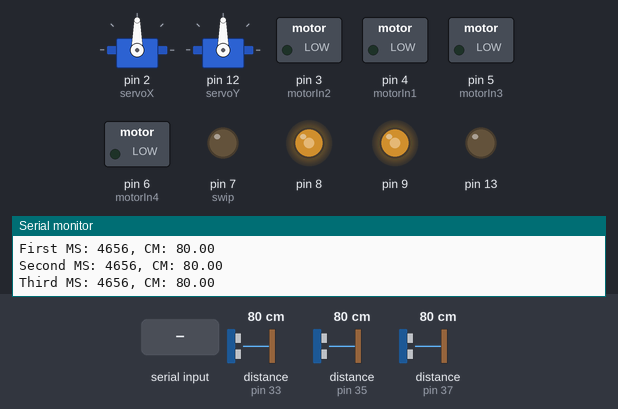
The sketch below on a simulated Arduino Mega 2560, built with avr-gcc and run on an emulated ATmega2560. On the bench: 2 × servo, switched loads named in the sketch (green lamp = pin HIGH), output pins drawn as LEDs (lit = HIGH), the last lines printed to the serial monitor. Dashed ring = blinking. Inputs (shaded band) come from the test bench; at power-on: distance to the obstacle (sensors on pin 33, pin 35, pin 37) 80 cm. The echo pulse lasts 58.3 µs per cm.

Above: at 1.2 s.
1.3 s: distance to the obstacle (sensor on pin 33) set to 12 cm
2.8 s: distance to the obstacle (sensor on pin 33) set to 9 cm
At 3.69 s:
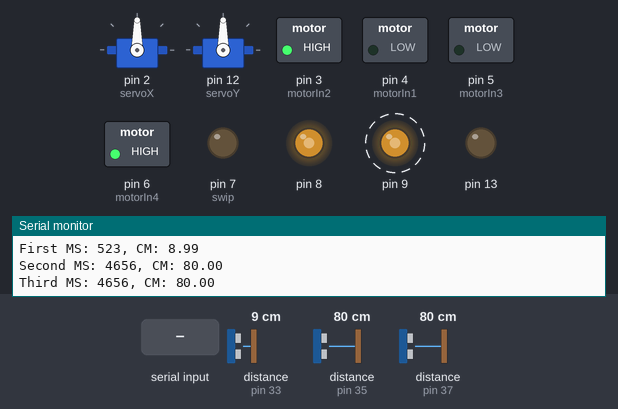
5.8 s: distance to the obstacle (sensor on pin 35) set to 12 cm
At 5.88 s:
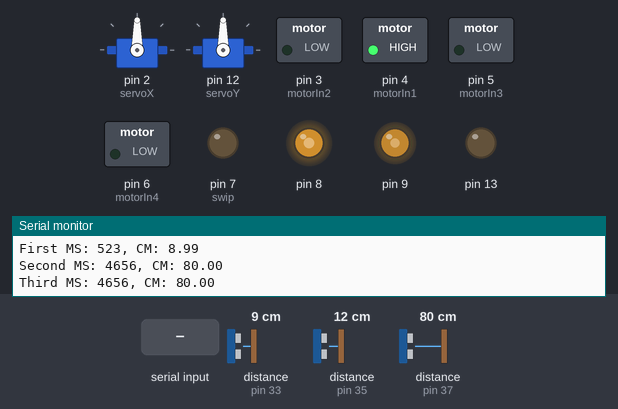
8.8 s: distance to the obstacle (sensor on pin 35) set to 9 cm
At 9.91 s:
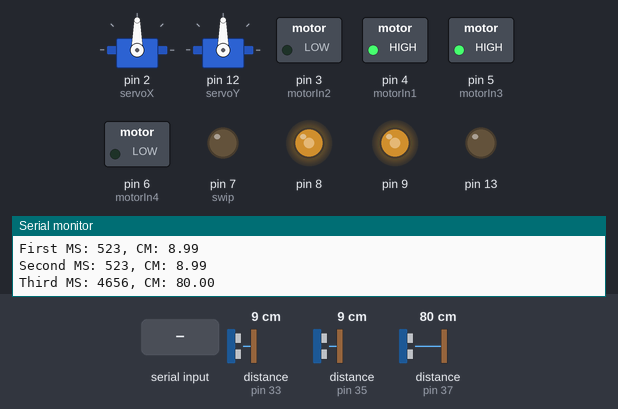
11.8 s: "a" received over the second serial link
At 12.69 s:
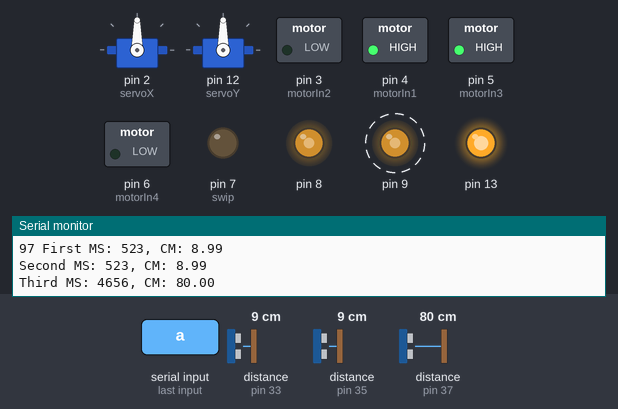
14.8 s: distance to the obstacle (sensor on pin 37) set to 2 cm
Timing chart, 0 to 18.8 s (numbered marks = the images above; inputs shaded):
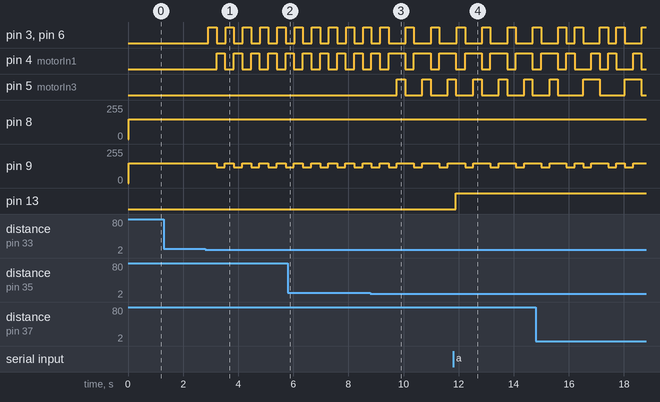

The sketch:

BTCar_with_sonic_4-28_.ino
```cpp
#include <SoftwareSerial.h>
#include <Wire.h>//引用二個函式庫SoftwareSerial及Wire
#include <Servo.h>
#include <Ultrasonic.h>

#define TRIGGER_PIN1  32
#define ECHO_PIN1     33
#define TRIGGER_PIN2  34
#define ECHO_PIN2     35
#define TRIGGER_PIN3  36
#define ECHO_PIN3     37
#define dis           10

SoftwareSerial I2CBT(10,11);//定義PIN10及PIN11分別為RX及TX腳位
//伺服馬達
Servo servoX, servoY;
int valX, posX=1450; // 暫存類比輸入值的變數
int valY, posY=1450;
//直流馬達
const int motorIn1 = 4;
const int motorIn2 = 3;
const int motorIn3 = 5;
const int motorIn4 = 6;
//const int ena = 9;
//int s=150;
const int swip = 7;
Ultrasonic ultrasonic1(TRIGGER_PIN1, ECHO_PIN1);
Ultrasonic ultrasonic2(TRIGGER_PIN2, ECHO_PIN2);
Ultrasonic ultrasonic3(TRIGGER_PIN3, ECHO_PIN3);

void setup() {
   Serial.begin(9600); //Arduino起始鮑率：9600
   I2CBT.begin(9600);
//藍牙鮑率：57600(注意！每個藍牙晶片的鮑率都不太一樣，請務必確認
   pinMode(13, OUTPUT);  //設定 pin13 為輸出，LED就接在這
  //伺服馬達
  servoX.attach(2,500, 2400); // 設定伺服馬達的接腳
  servoY.attach(12,500, 2400);
  servoX.write(90); // 一開始先置中90度
  servoY.write(90); // 一開始先置中90度
  //直流馬達
  pinMode(motorIn1, OUTPUT);
  pinMode(motorIn2, OUTPUT);
  pinMode(motorIn3, OUTPUT);
  pinMode(motorIn4, OUTPUT);
  //pinMode(8, OUTPUT);
  pinMode(swip, OUTPUT);
}

void loop() {
  byte cmmd[20];
  int insize;
  //analogWrite(9, 150);//速度設定
  digitalWrite(swip,LOW);
  //預設刷頭 關
  while(1){
    sonic();
    analogWrite(9, 150);//速度設定
    analogWrite(8, 150);//速度設定
    if ((insize=(I2CBT.available()))>0){  //讀取藍牙訊息
      Serial.print("input size = ");
      Serial.println(insize);
      for (int i=0; i<insize; i++){
        Serial.print(cmmd[i]=char(I2CBT.read()));
        Serial.print(" ");
      }//此段請參考上一篇解釋
    }
    switch (cmmd[0]) { //讀取第一個字
        case 97: //97為"a"的ASCII CODE
           digitalWrite(13,HIGH);  //點亮LED
           break;

        case 98://98為"b"的ASCII CODE
           Serial.println("Get b");
           digitalWrite(13,LOW);   //熄滅LED
           break;
       case 102://102為"f"的ASCII CODE
           forward();
           break;
       case 115://115為"s"的ASCII CODE
           stops();
           break;
       case 107://107為"k"的ASCII CODE b:98
           backward();
           break;
       case 114://114為"r"的ASCII CODE
           right();
           break;
       case 108://108為"l"的ASCII CODE
           left();
           break;
       case 119://119為"w"的ASCII CODE
           /*posX=posX+20;
           if(posX>=2400){
              posX=2400;
           }
           servoX.writeMicroseconds(posX);*/
           servoX.write(110);
           servoY.write(70);
           break;
       case 120://120為"x"的ASCII CODE
           /*posX=posX-20;
           if(posX<=500){
             posX=500;
           }
           servoX.writeMicroseconds(posX);*/
           servoX.write(70);
           servoY.write(110);
           break;
       case 121://121為"y"的ASCII CODE
           /*posY=posY+20;
           if(posY>=2400){
              posY=2400;
           }
           servoY.writeMicroseconds(posY);*/
           servoX.write(110);
           servoY.write(70);
           break;
       case 122://122為"z"的ASCII CODE
           /*posY=posY-20;
           if(posY<=500){
             posY=500;
           }
           servoY.writeMicroseconds(posY);*/
           servoX.write(70);
           servoY.write(110);
           break;
        case 111://111為"o"的ASCII CODE
           //turn on
           digitalWrite(swip,HIGH);
           break;
        case 99://9為"c"的ASCII CODE
           //turn off
           digitalWrite(swip,LOW);
           break;
    } //Switch
  } //while
}//loop

void forward()
{
  analogWrite(9, 150);
  analogWrite(8, 150);
  digitalWrite(motorIn1, HIGH);
  digitalWrite(motorIn2, LOW);
  digitalWrite(motorIn3, HIGH);
  digitalWrite(motorIn4, LOW);
}

void backward()
{
  analogWrite(9, 150);
  analogWrite(8, 150);
  digitalWrite(motorIn1, LOW);
  digitalWrite(motorIn2, HIGH);
  digitalWrite(motorIn3, LOW);
  digitalWrite(motorIn4, HIGH);
}

// Let right motor keep running, but stop left motor
void right()
{
  analogWrite(9, 120);
  digitalWrite(motorIn1, HIGH);
  digitalWrite(motorIn2, LOW);
  digitalWrite(motorIn3, LOW);
  digitalWrite(motorIn4, LOW);
}

// Let left motor keep running, but stop right motor
void left()
{
  analogWrite(9, 120);
  digitalWrite(motorIn1, LOW);
  digitalWrite(motorIn2, LOW);
  digitalWrite(motorIn3, HIGH);
  digitalWrite(motorIn4, LOW);
}
void stops()
{
  digitalWrite(motorIn1, LOW);
  digitalWrite(motorIn2, LOW);
  digitalWrite(motorIn3, LOW);
  digitalWrite(motorIn4, LOW);
}
void sonic(){
  int i=0;
  float cmMsec1, inMsec1;
  float cmMsec2, inMsec2;
  float cmMsec3, inMsec3;
  long microsec1 = ultrasonic1.timing();
  long microsec2 = ultrasonic2.timing();
  long microsec3 = ultrasonic3.timing();

  cmMsec1 = ultrasonic1.convert(microsec1, Ultrasonic::CM);
  cmMsec2 = ultrasonic2.convert(microsec2, Ultrasonic::CM);
  cmMsec3 = ultrasonic3.convert(microsec3, Ultrasonic::CM);

  Serial.print("First MS: ");
  Serial.print(microsec1);
  Serial.print(", CM: ");
  Serial.print(cmMsec1);
  Serial.println( );

  Serial.print("Second MS: ");
  Serial.print(microsec2);
  Serial.print(", CM: ");
  Serial.print(cmMsec2);
  Serial.println( );

  Serial.print("Third MS: ");
  Serial.print(microsec3);
  Serial.print(", CM: ");
  Serial.print(cmMsec3);
  Serial.println( );

  if(cmMsec1<=dis){//左邊超音波
    backward();
    delay(300);
    stops();
    right();
    delay(300);
    stops();
  }
  if(cmMsec3<=dis){//右邊超音波
    backward();
    delay(300);
    stops();
    left();
    delay(300);
    stops();
  }
  if(cmMsec2<=dis){//後面超音波
    forward();
    delay(300);
    stops();
  }
}
```

Measured:
- the behaviour switches between 11 and 10 cm on distance to the obstacle (sensor on pin 33) (found by bisection; images 0 and 1)
- the behaviour switches between 11 and 10 cm on distance to the obstacle (sensor on pin 35) (found by bisection; images 2 and 3)
- after the input at 2.8 s, pin 3 (motorIn2), pin 6 (motorIn4): alternates HIGH for 0.30 s and LOW for 0.33 s, starting after 0.11 s; pin 4 (motorIn1): alternates HIGH for 0.30 s and LOW for 0.33 s, starting after 0.41 s; pin 9: alternates 150/255 for 0.33 s and 120/255 for 0.30 s, starting after 0.41 s
- after the input at 8.8 s, pin 5 (motorIn3): alternates HIGH for 0.30 s and LOW for 0.62 s, starting after 0.96 s
- after the input at 11.8 s, pin 13: LOW → HIGH after 0.10 s
